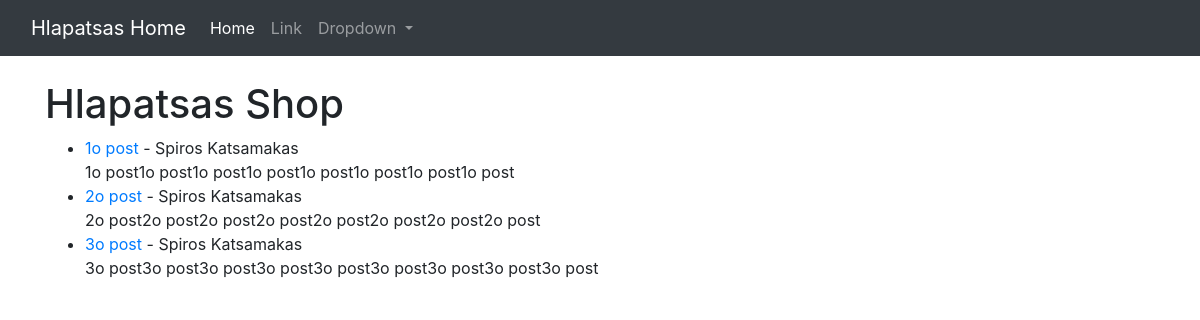
The page / on the database its author committed.
### theblog/models.py (models this page shows, shortened)
class Post(models.Model):
    title = models.CharField(max_length=255)
    author = models.ForeignKey(User, on_delete=models.CASCADE)
    body = models.TextField()

### theblog/views.py (the view)
# urls.py: path('', HomeView.as_view(), name="home"),
class HomeView(ListView):
    model = Post
    template_name = 'home.html'

### theblog/templates/home.html
{% extends 'base.html' %}
{% block content %}
<h1>Hlapatsas Shop</h1>
<ul>
{% for post in object_list %}
	<li><a href="{% url 'article-detail' post.pk %}">{{ post.title }}</a> - {{ post.author.first_name }}
	{{ post.author.last_name }}<br/>
	{{ post.body }}</li>
{% endfor %}
</ul>
	{% endblock %}

### theblog/templates/base.html (shortened to what this page needs)
<!doctype html>
<html lang="en">
  <head>
    <link rel="stylesheet" href="https://cdn.jsdelivr.net/npm/bootstrap@4.4.1/dist/css/bootstrap.min.css">
  </head>
  <body>
    <nav class="navbar navbar-expand-lg navbar-dark bg-dark">
  <div class="container-fluid">
    <a class="navbar-brand" href="{% url "home" %}">Hlapatsas Home</a>
    <div class="collapse navbar-collapse" id="navbarSupportedContent">
      <ul class="navbar-nav me-auto mb-2 mb-lg-0">
        <li class="nav-item">
          <a class="nav-link active" aria-current="page" href="#">Home</a>
        </li>
        <li class="nav-item">
          <a class="nav-link" href="#">Link</a>
        </li>
        <li class="nav-item dropdown">
          <a class="nav-link dropdown-toggle" href="#" id="navbarDropdown" role="button" data-bs-toggle="dropdown" aria-expanded="false">
            Dropdown
          </a>
        </li>
      </ul>
    </div>
  </div>
</nav>
	<br/>
	<div class="container">
	 {% block content %}
	 {% endblock %}
	</div>
  </body>
</html>

### rows shown on the page
Post: title "1o post", author.first_name "Spiros", author.last_name "Katsamakas", body "1o post1o post1o post1o post1o post1o post1o post1o post"
Post: title "2o post", author.first_name "Spiros", author.last_name "Katsamakas", body "2o post2o post2o post2o post2o post2o post2o post2o post"
Post: title "3o post", author.first_name "Spiros", author.last_name "Katsamakas", body "3o post3o post3o post3o post3o post3o post3o post3o post3o post"
